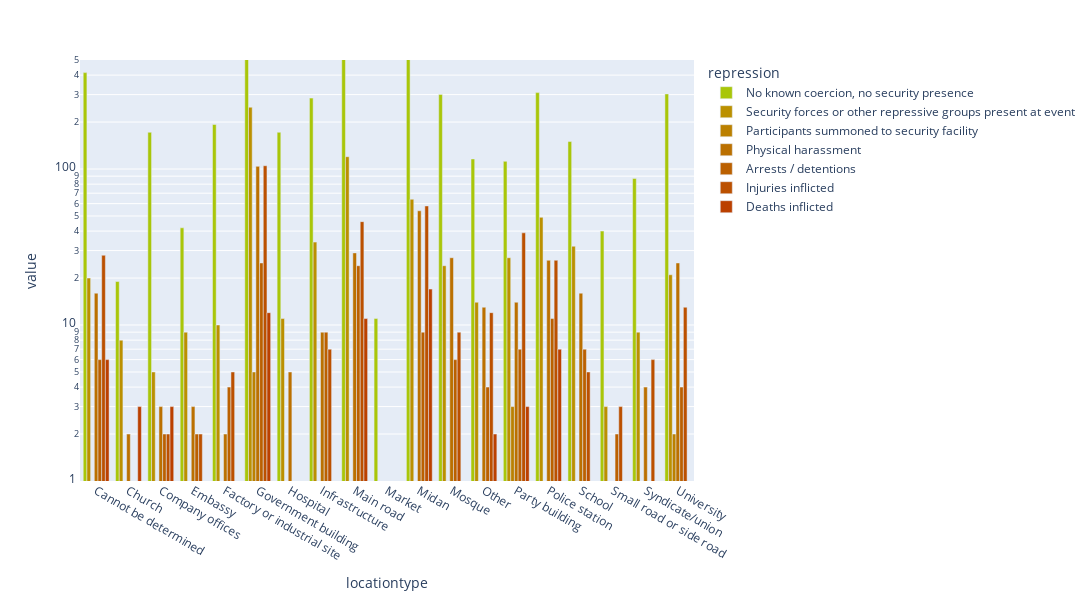

Notebook cell for this chart:
### Code cell
df = create_df('locationtype')
color_dict= col_func(df)

fig = px.bar(df, log_y=True, range_y= [1,500],barmode='group',
            width=1400, height=600,
            color_discrete_map=color_dict)

plt.savefig('../plots/egypt_plots/location_repress.png')
fig.show()

### Figure 1 — Plotly figure (JSON) as saved in the notebook; plotly's stock layout.template omitted (floating-point values rounded to 4 significant figures)
{"data": [{"alignmentgroup": "True", "hovertemplate": "repression=No known coercion, no security presence<br>locationtype=%{x}<br>value=%{y}<extra></extra>", "legendgroup": "No known coercion, no security presence", "marker": {"color": "#A9C609", "pattern": {"shape": ""}}, "name": "No known coercion, no security presence", "offsetgroup": "No known coercion, no security presence", "orientation": "v", "showlegend": true, "textposition": "auto", "type": "bar", "x": ["Cannot be determined", "Church", "Company offices", "Embassy", "Factory or industrial site", "Government building", "Hospital", "Infrastructure", "Main road", "Market", "Midan", "Mosque", "Other", "Party building", "Police station", "School", "Small road or side road", "Syndicate/union", "University"], "xaxis": "x", "y": [415, 19, 172, 42, 193, 1712, 172, 285, 802, 11, 646, 301, 116, 112, 309, 150, 40, 87, 303], "yaxis": "y"}, {"alignmentgroup": "True", "hovertemplate": "repression=Security forces or other repressive groups present at event<br>locationtype=%{x}<br>value=%{y}<extra></extra>", "legendgroup": "Security forces or other repressive groups present at event", "marker": {"color": "#BB9000", "pattern": {"shape": ""}}, "name": "Security forces or other repressive groups present at event", "offsetgroup": "Security forces or other repressive groups present at event", "orientation": "v", "showlegend": true, "textposition": "auto", "type": "bar", "x": ["Cannot be determined", "Church", "Company offices", "Embassy", "Factory or industrial site", "Government building", "Hospital", "Infrastructure", "Main road", "Market", "Midan", "Mosque", "Other", "Party building", "Police station", "School", "Small road or side road", "Syndicate/union", "University"], "xaxis": "x", "y": [20, 8, 5, 9, 10, 249, 11, 34, 120, 1, 64, 24, 14, 27, 49, 32, 3, 9, 21], "yaxis": "y"}, {"alignmentgroup": "True", "hovertemplate": "repression=Participants summoned to security facility<br>locationtype=%{x}<br>value=%{y}<extra></extra>", "legendgroup": "Participants summoned to security facility", "marker": {"color": "#BB8000", "pattern": {"shape": ""}}, "name": "Participants summoned to security facility", "offsetgroup": "Participants summoned to security facility", "orientation": "v", "showlegend": true, "textposition": "auto", "type": "bar", "x": ["Cannot be determined", "Church", "Company offices", "Embassy", "Factory or industrial site", "Government building", "Hospital", "Infrastructure", "Main road", "Market", "Midan", "Mosque", "Other", "Party building", "Police station", "School", "Small road or side road", "Syndicate/union", "University"], "xaxis": "x", "y": [null, null, null, null, null, 5, 1, null, 1, null, 1, null, null, 3, 1, null, null, null, 2], "yaxis": "y"}, {"alignmentgroup": "True", "hovertemplate": "repression=Physical harassment<br>locationtype=%{x}<br>value=%{y}<extra></extra>", "legendgroup": "Physical harassment", "marker": {"color": "#BB7000", "pattern": {"shape": ""}}, "name": "Physical harassment", "offsetgroup": "Physical harassment", "orientation": "v", "showlegend": true, "textposition": "auto", "type": "bar", "x": ["Cannot be determined", "Church", "Company offices", "Embassy", "Factory or industrial site", "Government building", "Hospital", "Infrastructure", "Main road", "Market", "Midan", "Mosque", "Other", "Party building", "Police station", "School", "Small road or side road", "Syndicate/union", "University"], "xaxis": "x", "y": [16, 2, 3, 3, 2, 104, 5, 9, 29, null, 54, 27, 13, 14, 26, 16, null, 4, 25], "yaxis": "y"}, {"alignmentgroup": "True", "hovertemplate": "repression=Arrests / detentions<br>locationtype=%{x}<br>value=%{y}<extra></extra>", "legendgroup": "Arrests / detentions", "marker": {"color": "#BB6000", "pattern": {"shape": ""}}, "name": "Arrests / detentions", "offsetgroup": "Arrests / detentions", "orientation": "v", "showlegend": true, "textposition": "auto", "type": "bar", "x": ["Cannot be determined", "Church", "Company offices", "Embassy", "Factory or industrial site", "Government building", "Hospital", "Infrastructure", "Main road", "Market", "Midan", "Mosque", "Other", "Party building", "Police station", "School", "Small road or side road", "Syndicate/union", "University"], "xaxis": "x", "y": [6, null, 2, 2, 4, 25, 1, 9, 24, null, 9, 6, 4, 7, 11, 7, 2, null, 4], "yaxis": "y"}, {"alignmentgroup": "True", "hovertemplate": "repression=Injuries inflicted<br>locationtype=%{x}<br>value=%{y}<extra></extra>", "legendgroup": "Injuries inflicted", "marker": {"color": "#BB5000", "pattern": {"shape": ""}}, "name": "Injuries inflicted", "offsetgroup": "Injuries inflicted", "orientation": "v", "showlegend": true, "textposition": "auto", "type": "bar", "x": ["Cannot be determined", "Church", "Company offices", "Embassy", "Factory or industrial site", "Government building", "Hospital", "Infrastructure", "Main road", "Market", "Midan", "Mosque", "Other", "Party building", "Police station", "School", "Small road or side road", "Syndicate/union", "University"], "xaxis": "x", "y": [28, 1, 2, 2, 5, 105, 1, 7, 46, null, 58, 9, 12, 39, 26, 5, 3, 6, 13], "yaxis": "y"}, {"alignmentgroup": "True", "hovertemplate": "repression=Deaths inflicted<br>locationtype=%{x}<br>value=%{y}<extra></extra>", "legendgroup": "Deaths inflicted", "marker": {"color": "#BB4000", "pattern": {"shape": ""}}, "name": "Deaths inflicted", "offsetgroup": "Deaths inflicted", "orientation": "v", "showlegend": true, "textposition": "auto", "type": "bar", "x": ["Cannot be determined", "Church", "Company offices", "Embassy", "Factory or industrial site", "Government building", "Hospital", "Infrastructure", "Main road", "Market", "Midan", "Mosque", "Other", "Party building", "Police station", "School", "Small road or side road", "Syndicate/union", "University"], "xaxis": "x", "y": [6, 3, 3, 1, null, 12, null, 1, 11, null, 17, 1, 2, 3, 7, null, 1, null, null], "yaxis": "y"}], "layout": {"barmode": "group", "height": 600, "legend": {"title": {"text": "repression"}, "tracegroupgap": 0}, "margin": {"t": 60}, "width": 1400, "xaxis": {"anchor": "y", "domain": [0, 1], "title": {"text": "locationtype"}}, "yaxis": {"anchor": "x", "domain": [0, 1], "range": [0, 2.699], "title": {"text": "value"}, "type": "log"}}}
